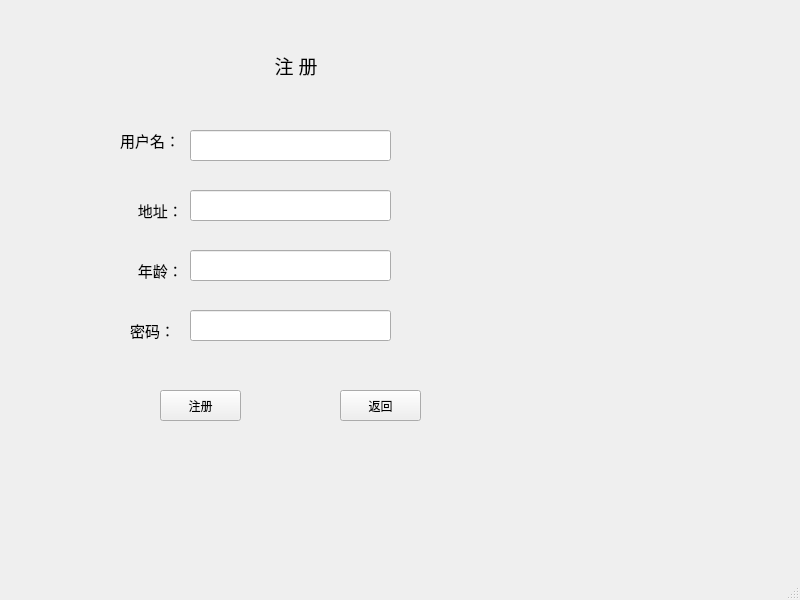
<?xml version="1.0" encoding="UTF-8"?>
<ui version="4.0">
 <class>MainWindow</class>
 <widget class="QMainWindow" name="MainWindow">
  <property name="geometry">
   <rect>
    <x>0</x>
    <y>0</y>
    <width>800</width>
    <height>600</height>
   </rect>
  </property>
  <property name="windowTitle">
   <string>MainWindow</string>
  </property>
  <widget class="QWidget" name="centralwidget">
   <widget class="QLabel" name="label">
    <property name="geometry">
     <rect>
      <x>250</x>
      <y>50</y>
      <width>91</width>
      <height>31</height>
     </rect>
    </property>
    <property name="font">
     <font>
      <family>Agency FB</family>
      <pointsize>14</pointsize>
     </font>
    </property>
    <property name="text">
     <string>     注 册</string>
    </property>
   </widget>
   <widget class="QLabel" name="label_2">
    <property name="geometry">
     <rect>
      <x>120</x>
      <y>130</y>
      <width>54</width>
      <height>21</height>
     </rect>
    </property>
    <property name="font">
     <font>
      <family>Agency FB</family>
      <pointsize>11</pointsize>
     </font>
    </property>
    <property name="text">
     <string>用户名：</string>
    </property>
   </widget>
   <widget class="QLabel" name="label_3">
    <property name="geometry">
     <rect>
      <x>130</x>
      <y>320</y>
      <width>41</width>
      <height>21</height>
     </rect>
    </property>
    <property name="font">
     <font>
      <family>Agency FB</family>
      <pointsize>11</pointsize>
     </font>
    </property>
    <property name="text">
     <string>密码：</string>
    </property>
   </widget>
   <widget class="QLineEdit" name="lineEdit">
    <property name="geometry">
     <rect>
      <x>190</x>
      <y>130</y>
      <width>201</width>
      <height>31</height>
     </rect>
    </property>
   </widget>
   <widget class="QLineEdit" name="lineEdit_2">
    <property name="geometry">
     <rect>
      <x>190</x>
      <y>310</y>
      <width>201</width>
      <height>31</height>
     </rect>
    </property>
   </widget>
   <widget class="QPushButton" name="pushButton">
    <property name="geometry">
     <rect>
      <x>160</x>
      <y>390</y>
      <width>81</width>
      <height>31</height>
     </rect>
    </property>
    <property name="text">
     <string>注册</string>
    </property>
   </widget>
   <widget class="QPushButton" name="pushButton_2">
    <property name="geometry">
     <rect>
      <x>340</x>
      <y>390</y>
      <width>81</width>
      <height>31</height>
     </rect>
    </property>
    <property name="text">
     <string>返回</string>
    </property>
   </widget>
   <widget class="QLabel" name="label_4">
    <property name="geometry">
     <rect>
      <x>130</x>
      <y>200</y>
      <width>51</width>
      <height>21</height>
     </rect>
    </property>
    <property name="font">
     <font>
      <family>Agency FB</family>
      <pointsize>11</pointsize>
     </font>
    </property>
    <property name="text">
     <string>  地址：</string>
    </property>
   </widget>
   <widget class="QLineEdit" name="lineEdit_3">
    <property name="geometry">
     <rect>
      <x>190</x>
      <y>190</y>
      <width>201</width>
      <height>31</height>
     </rect>
    </property>
   </widget>
   <widget class="QLabel" name="label_5">
    <property name="geometry">
     <rect>
      <x>130</x>
      <y>260</y>
      <width>51</width>
      <height>21</height>
     </rect>
    </property>
    <property name="font">
     <font>
      <family>Agency FB</family>
      <pointsize>11</pointsize>
     </font>
    </property>
    <property name="text">
     <string>  年龄：</string>
    </property>
   </widget>
   <widget class="QLineEdit" name="lineEdit_4">
    <property name="geometry">
     <rect>
      <x>190</x>
      <y>250</y>
      <width>201</width>
      <height>31</height>
     </rect>
    </property>
   </widget>
  </widget>
  <widget class="QMenuBar" name="menubar">
   <property name="geometry">
    <rect>
     <x>0</x>
     <y>0</y>
     <width>800</width>
     <height>23</height>
    </rect>
   </property>
  </widget>
  <widget class="QStatusBar" name="statusbar"/>
 </widget>
 <resources/>
 <connections/>
</ui>
